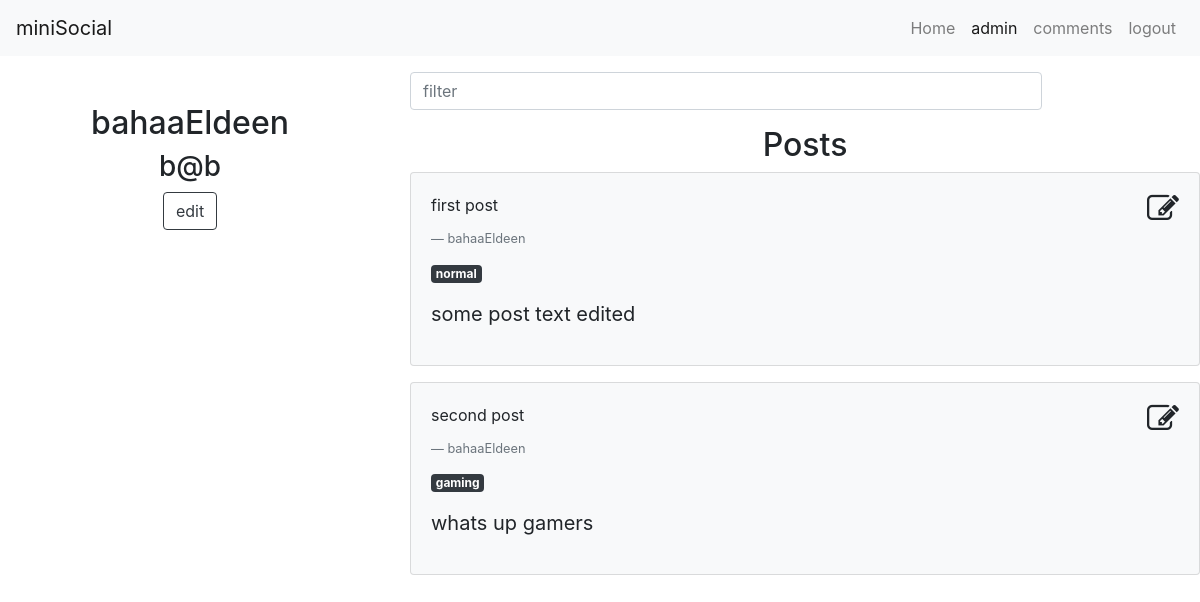
The page /posts/ (signed in) on the database its author committed.
### social/models.py (models this page shows, shortened)
class Post(models.Model):
    user = models.ForeignKey(User,on_delete=models.CASCADE)
    text = models.CharField(max_length = 500)
    genre = models.CharField(max_length=20)
    header = models.CharField(max_length=50)

### social/views.py (the view)
# urls.py: path('posts/',views.posts,name="posts"),
def posts(request):
    if not request.user.is_authenticated:
        return redirect('login')
    posts = getUserPostWithoutComments(request.user)
    return render(request,'posts.html',{'user':request.user,'posts':posts})

### social/views.py (called while the page is built)
def getUserPostWithoutComments(user):
    posts = Post.objects.filter(user=user)
    return posts

### templates/posts.html (shortened to what this page needs)
<link rel="stylesheet" href="https://stackpath.bootstrapcdn.com/bootstrap/4.5.0/css/bootstrap.min.css">
<link rel="stylesheet" href="https://stackpath.bootstrapcdn.com/font-awesome/4.7.0/css/font-awesome.min.css">
<nav class="navbar navbar-expand-lg navbar-light bg-light">
    <a class="navbar-brand" href="/">miniSocial</a>
    <div class="collapse navbar-collapse" id="navbarSupportedContent">
      <ul class="navbar-nav ml-auto">
        <li class="nav-item ">
          <a class="nav-link" href="/">Home</a>
        </li>
        <li class="nav-item active">
            <a class="nav-link"href="/posts/">admin</a>
          </li>
          <li class="nav-item ">
            <a class="nav-link"href="/comments/">comments</a>
          </li>
        <li class="nav-item">
            <a class="nav-link"href="/logout/">logout</a>
          </li>
        </ul>
    </div>
  </nav>
<div class="row">
    <div class="col-md-4 text-center mt-5">
       <h2>  {{user.email}} </h2>
       <h3>  {{user.username}} </h3>
       <button id="editUser" class="btn btn-outline-dark">edit</button>
    </div>
    <div class="col-md-8">
        <form class=" mb-3 mt-3  ">
            <input  placeholder="filter" maxlength="500" class="form-control mr-3" id="filterInput" style="width: 80%;">
        </form>
        <h2 class="text-center">Posts</h2>
        {% for data in posts %}
        <div class="card bg-light mb-3">
            <div class="card-body">
                <i class="fa fa-2x fa-pencil-square-o "style="float:right;cursor:pointer" postId="{{data.id}}" index="{{forloop.counter0}}" ></i>
                <p class="card-title">{{ data.header }}</p>
                <p class="blockquote-footer">{{ data.user.email }}</p>
                <p class="badge badge-dark">{{ data.genre }}</p>
                <p class="blockquote">{{ data.text }}</p>
            </div>
        </div>
        {% endfor %}
    </div>
</div>

### rows shown on the page
Post: header "first post", user.email "bahaaEldeen", genre "normal", text "some post text edited"
Post: header "second post", user.email "bahaaEldeen", genre "gaming", text "whats up gamers"

### other values the page prints
{{ user.email }} "bahaaEldeen"
{{ user.username }} "b@b"
